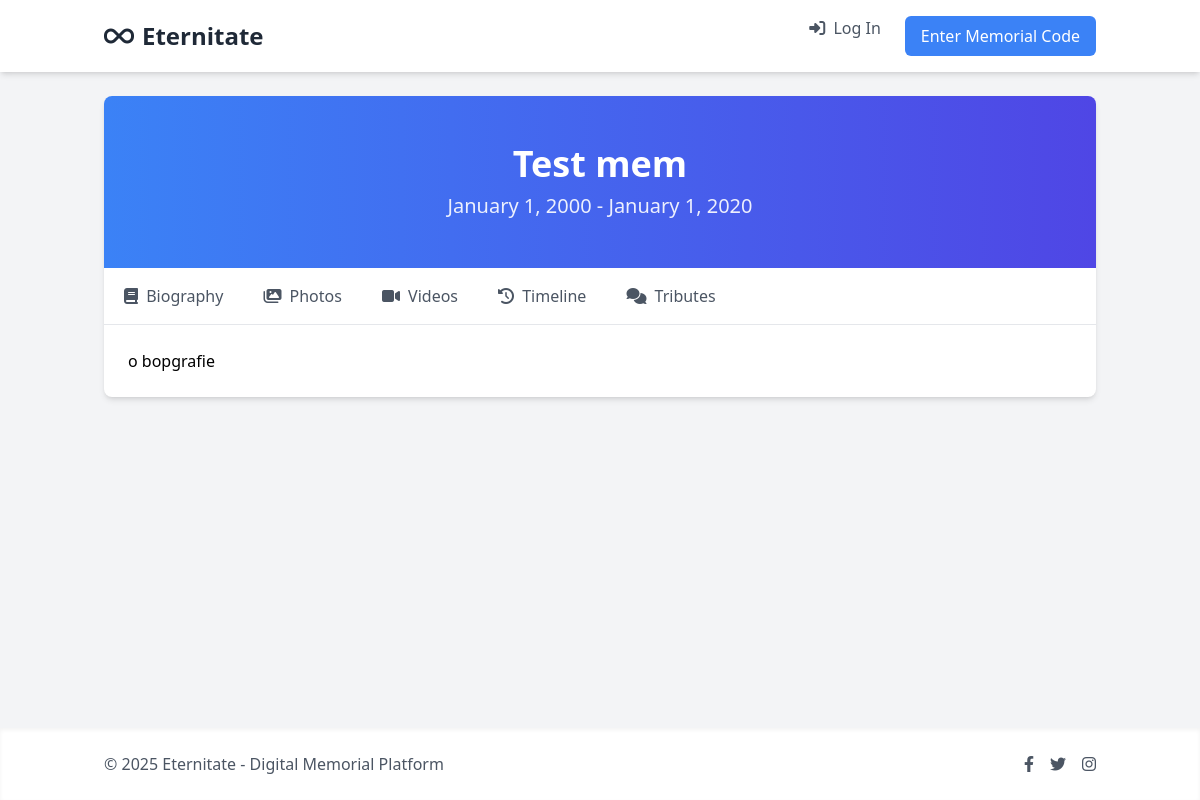
Page /1GRJlYVIPmZ2bedQ6IGygAsGyCAUHMCx/ on the committed database.
### memorials/models.py (models this page shows, shortened)
class Memorial(models.Model):
    owner = models.ForeignKey(User, related_name='memorials', on_delete=models.CASCADE)
    profile_code = models.OneToOneField(ProfileCode, on_delete=models.CASCADE, related_name='memorial')
    full_name = models.CharField(max_length=255)
    birth_date = models.DateField(null=True, blank=True)
    death_date = models.DateField(null=True, blank=True)
    biography = models.TextField(blank=True)
    allow_tributes = models.BooleanField(default=True)
    created_at = models.DateTimeField(auto_now_add=True)
    updated_at = models.DateTimeField(auto_now=True)

### memorials/views.py (the view)
# urls.py: path('<str:code>/', views.memorial_detail, name='memorial_detail'),
def memorial_detail(request, code):
    try:
        profile_code = ProfileCode.objects.get(code=code)
        if not profile_code.is_claimed:
            return redirect('memorials:register_memorial', code=code)
        memorial = profile_code.memorial
        photos = memorial.photos.all()
        videos = memorial.videos.all()
        timeline_events = memorial.timeline_events.all().order_by('date')
        tributes = memorial.tributes.filter(is_approved=True)
        if request.method == 'POST' and memorial.allow_tributes:
            tribute_form = TributeForm(request.POST)
            if tribute_form.is_valid():
                tribute = tribute_form.save(commit=False)
                tribute.memorial = memorial
                tribute.save()
                messages.success(request, "Your tribute has been submitted and is pending approval.")
                return redirect('memorials:memorial_detail', code=code)
        else:
            tribute_form = TributeForm()
        context = {
            'memorial': memorial,
            'photos': photos,
            'videos': videos,
            'timeline_events': timeline_events,
            'tributes': tributes,
            'tribute_form': tribute_form,
            'is_owner': request.user.is_authenticated and request.user == memorial.owner,
        }
        return render(request, 'memorials/memorial_detail.html', context)
    except ProfileCode.DoesNotExist:
        profile_code = ProfileCode.objects.create(code=code)
        return redirect('memorials:register_memorial', code=code)

### templates/memorials/memorial_detail.html (shortened to what this page needs)
{% extends 'base.html' %}
{% load i18n %}
{% block content %}
<div class="bg-white rounded-lg shadow-md overflow-hidden fade-in">
    <div class="bg-gradient-to-r from-blue-500 to-indigo-600 text-white p-8 md:p-12">
        <div class="text-center">
            <h1 class="text-3xl md:text-4xl font-bold mb-2">{{ memorial.full_name }}</h1>
            {% if memorial.birth_date and memorial.death_date %}
                <p class="text-xl opacity-90">
                    {{ memorial.birth_date|date:"F j, Y" }} - {{ memorial.death_date|date:"F j, Y" }}
                </p>
            {% endif %}
        </div>
    </div>
    <div class="border-b border-gray-200">
        <nav class="flex overflow-x-auto py-2">
            <button class="tab-btn px-4 py-2 text-gray-600 hover:text-blue-500 font-medium mx-1 active" data-tab="biography">
                <i class="fas fa-book mr-1"></i> {% trans "Biography" %}
            </button>
            <button class="tab-btn px-4 py-2 text-gray-600 hover:text-blue-500 font-medium mx-1" data-tab="photos">
                <i class="fas fa-images mr-1"></i> {% trans "Photos" %}
            </button>
            <button class="tab-btn px-4 py-2 text-gray-600 hover:text-blue-500 font-medium mx-1" data-tab="videos">
                <i class="fas fa-video mr-1"></i> {% trans "Videos" %}
            </button>
            <button class="tab-btn px-4 py-2 text-gray-600 hover:text-blue-500 font-medium mx-1" data-tab="timeline">
                <i class="fas fa-history mr-1"></i> {% trans "Timeline" %}
            </button>
            <button class="tab-btn px-4 py-2 text-gray-600 hover:text-blue-500 font-medium mx-1" data-tab="tributes">
                <i class="fas fa-comments mr-1"></i> {% trans "Tributes" %}
            </button>
        </nav>
    </div>
    <div class="p-6">
        <div id="biography" class="tab-content active">
            <div class="prose max-w-none">
                {% if memorial.biography %}
                    {{ memorial.biography|linebreaks }}
                {% else %}
                    <p class="text-gray-500 text-center italic">{% trans "No biography has been added yet." %}</p>
                {% endif %}
            </div>
        </div>
    </div>
</div>
{% endblock %}

### templates/base.html (style rules this page uses)
.fade-in { animation: fadeIn 0.5s ease-in-out; }

### templates/memorials/memorial_detail.html (style rules this page uses)
.tab-content { display: none; }
.tab-content.active { display: block; animation: fadeIn 0.5s ease-in-out; }

### rows in the picture
Memorial: full_name "Test mem", birth_date "January 1, 2000", death_date "January 1, 2020", biography "o bopgrafie"
